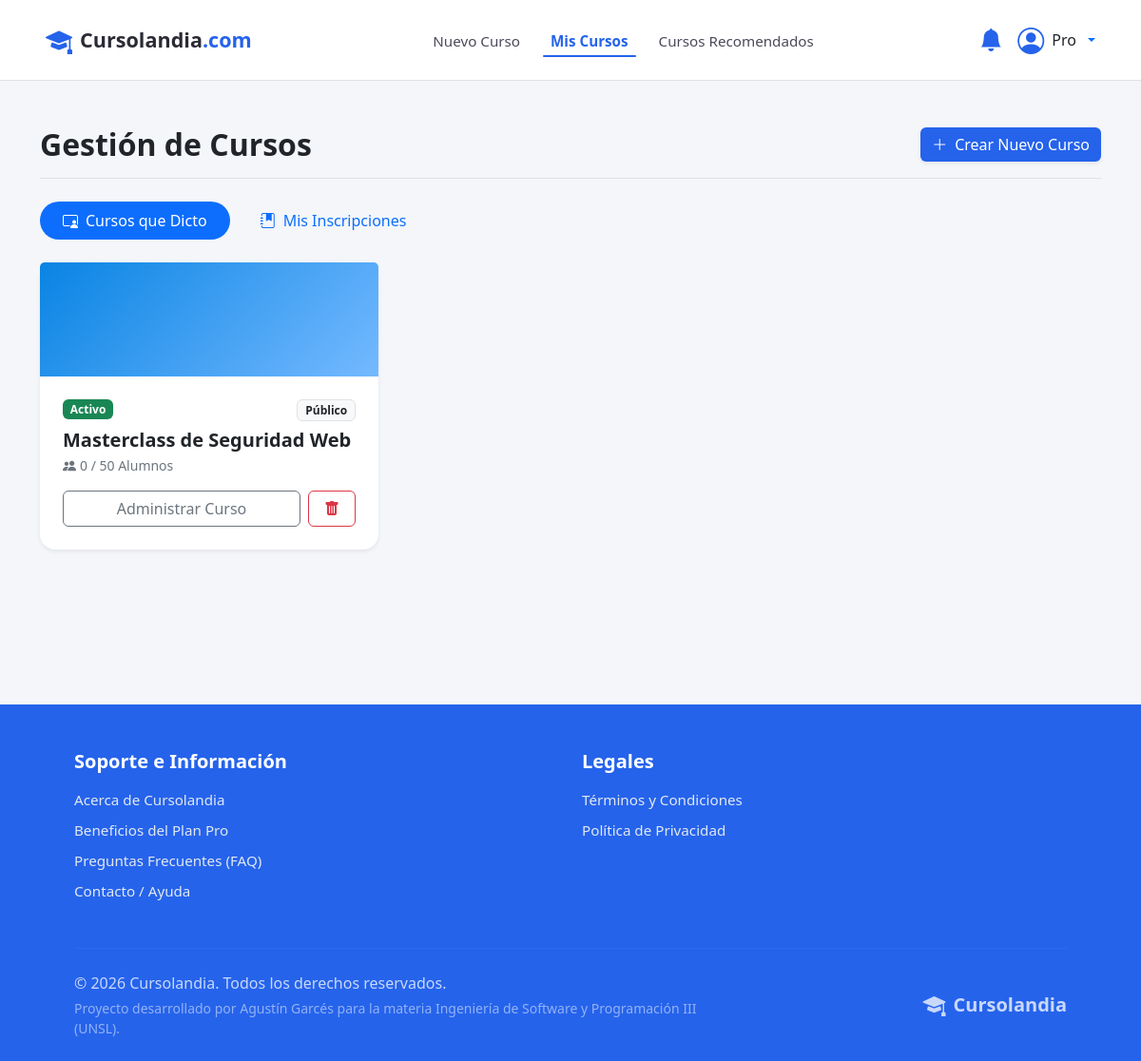
The page /php/misCursos.php (signed in) on the database its author committed.
### tables this page shows
CREATE TABLE cursos (
    id_curso INT AUTO_INCREMENT PRIMARY KEY,
    id_creador INT NOT NULL,
    titulo VARCHAR(100) NOT NULL,
    descripcion TEXT NOT NULL,
    es_publico BOOLEAN DEFAULT TRUE NOT NULL,
    es_pago BOOLEAN DEFAULT FALSE NOT NULL,
    costo DECIMAL(10,2) DEFAULT 0.00,
    imagen VARCHAR(255) NULL,
    cupo INT NULL,
    fecha_inicio DATE NOT NULL,
    fecha_fin DATE NOT NULL,
    activo BOOLEAN DEFAULT TRUE NOT NULL,
    programado BOOLEAN DEFAULT FALSE NOT NULL,
    fecha_creacion DATETIME DEFAULT CURRENT_TIMESTAMP,
    CONSTRAINT fk_cursos_creador FOREIGN KEY (id_creador) REFERENCES usuarios(id_usuario) ON DELETE RESTRICT,
    CONSTRAINT chk_cursos_titulo CHECK (CHAR_LENGTH(TRIM(titulo)) > 0),
    CONSTRAINT chk_cursos_descripcion CHECK (CHAR_LENGTH(TRIM(descripcion)) > 0),
    CONSTRAINT chk_cursos_fechas CHECK (fecha_fin >= fecha_inicio),
    CONSTRAINT chk_cursos_costo CHECK (costo >= 0),
    CONSTRAINT chk_cursos_cupo CHECK (cupo IS NULL OR cupo > 0),
    CONSTRAINT chk_cursos_pago_costo CHECK (
        (es_pago = 0 AND COALESCE(costo, 0) = 0)
        OR (es_pago = 1 AND COALESCE(costo, 0) > 0)
    )
);

### php/misCursos.php (the view, shortened to what this page needs)
<?php
    $idUsuario = (int)$_SESSION['id_usuario'];
    require_once 'header.php';
?>
    <main class="container my-5" style="min-height: 70vh;">
        <div class="d-flex flex-column flex-sm-row justify-content-between align-items-sm-center mb-4 pb-3 border-bottom gap-3">
            <h2 class="fw-bold text-dark mb-0">Gestión de Cursos</h2>
            <a href="nuevoCurso.php" class="btn btn-purple fw-medium shadow-sm text-white">
                <i class="bi bi-plus-lg me-2"></i>Crear Nuevo Curso
            </a>
        </div>
        <ul class="nav nav-pills custom-pills mb-4 gap-2" id="misCursosTab" role="tablist">
            <li class="nav-item" role="presentation">
                <button class="nav-link active rounded-pill px-4 fw-medium" id="dictados-tab" data-bs-toggle="tab" data-bs-target="#dictados" type="button" role="tab">
                    <i class="bi bi-person-video3 me-2"></i>Cursos que Dicto
                </button>
            </li>
            <li class="nav-item" role="presentation">
                <button class="nav-link rounded-pill px-4 fw-medium" id="inscriptos-tab" data-bs-toggle="tab" data-bs-target="#inscriptos" type="button" role="tab">
                    <i class="bi bi-journal-bookmark-fill me-2"></i>Mis Inscripciones
                </button>
            </li>
        </ul>
        <div class="tab-content" id="misCursosTabContent">
            <div class="tab-pane fade show active" id="dictados" role="tabpanel" tabindex="0">
                <div class="row row-cols-1 row-cols-md-2 row-cols-lg-3 g-4">
                    <?php
                    $sqlMostrar = "
                    SELECT c.*,
                           (SELECT COUNT(*) FROM inscripciones i WHERE i.id_curso = c.id_curso AND i.estado = 'aceptada') as total_alumnos
                    FROM cursos c
                    WHERE c.id_creador = '$idUsuario'
                    ORDER BY c.fecha_creacion DESC
                    ";
                    $resultado = mysqli_query($conexion, $sqlMostrar);
                    if(mysqli_num_rows($resultado) > 0){
                        while($curso = mysqli_fetch_array($resultado)){
                            $es_prog = ($curso['activo'] == 0 && !empty($curso['programado']) && $curso['programado'] == 1);
                            $privacidad = ($curso['es_publico'] == 1) ? "Público" : "Privado";
                            $cupoTexto = $curso['cupo'] ? $curso['cupo'] : 'Sin límite';
                            $tiene_img = (!empty($curso['imagen']) && file_exists('../uploads/cursos/' . $curso['imagen']));
                            if ($tiene_img) {
                                $portada_html = '<div class="card-img-top rounded-top-4 overflow-hidden" style="height: 120px;">
                                                    <img src="../uploads/cursos/' . htmlspecialchars($curso['imagen']) . '" alt="' . htmlspecialchars($curso['titulo']) . '" class="w-100 h-100" style="object-fit: cover;">
                                                 </div>';
                            } elseif ($curso['activo'] == 1 || $es_prog) {
                                $clase_grad = 'curso-gradiente-' . (($curso['id_curso'] % 5) + 1);
                                $portada_html = '<div class="card-img-top rounded-top-4 ' . $clase_grad . '" style="height: 120px;"></div>';
                            } else {
                                $portada_html = '<div class="card-img-top rounded-top-4" style="height: 120px; background: linear-gradient(45deg, #6c757d, #adb5bd);"></div>';
                            }
                            if ($curso['activo'] == 1) {
                                $estado_texto = 'Activo';
                                $badge_estado = 'bg-success';
                                $texto_boton = 'Administrar Curso';
                            } elseif ($es_prog) {
                                $estado_texto = 'Inicia ' . date("d/m/Y", strtotime($curso['fecha_inicio']));
                                $badge_estado = 'bg-info text-dark';
                                $texto_boton = 'Administrar Curso';
                            } else {
                                $estado_texto = 'Borrador';
                                $badge_estado = 'bg-secondary';
                                $texto_boton = 'Editar Borrador';
                            }
                            echo '<div class="col">
                                <div class="card h-100 border-0 shadow-sm rounded-4 curso-card-hover">
                                    ' . $portada_html . '
                                    <div class="card-body p-4 d-flex flex-column">
                                        <div class="d-flex justify-content-between align-items-start mb-2">
                                            <span class="badge ' . $badge_estado . '">' . $estado_texto .'</span>
                                            <span class="badge bg-light text-dark border">' . $privacidad .'</span>
                                        </div>
                                        <h5 class="fw-bold text-dark mb-1">'. htmlspecialchars($curso['titulo']) .'</h5>
                                        <p class="text-muted small mb-3"><i class="bi bi-people-fill me-1"></i>'. $curso['total_alumnos'] .' / '. $cupoTexto .' Alumnos</p>
                                        <div class="mt-auto d-flex gap-2">
                                            <a href="editarCurso.php?id='. $curso['id_curso'] .'" class="btn btn-outline-secondary w-100 fw-medium">' . $texto_boton . '</a>
                                            <button type="button" class="btn btn-outline-danger px-3" data-bs-toggle="modal" data-bs-target="#modalBorrarCurso" data-idcurso="'. $curso['id_curso'] .'" data-titulocurso="'. htmlspecialchars($curso['titulo'], ENT_QUOTES) .'" title="Eliminar Curso">
                                                <i class="bi bi-trash-fill"></i>
                                            </button>
                                        </div>
                                    </div>
                                </div>
                            </div>';
                        }
                    }else{
                        echo '<div class="col-12 text-center p-5 bg-light rounded-4 border border-dashed w-100">
                                    <i class="bi bi-journal-x display-1 text-muted mb-3"></i>
                                    <h5 class="fw-bold text-dark">Aún no has creado cursos</h5>
                                </div>';
                    }
                    ?>
                </div>
            </div>
        </div>
    </main>
<?php require_once 'footer.php'; ?>

### css/estilos.css (style rules this page uses)
:root { --PRIMARY: #2563eb; --SECONDARY: #1d4ed8; --TERCIARY: #93c5fd; --BORDENAV: #e2e8f0; --WHITE: #ffffff; --BG-GENERAL: #f4f6f9; }
body { display: flex; flex-direction: column; min-height: 100vh; background-color: var(--BG-GENERAL); }
.btn-purple { background-color: var(--PRIMARY); border: none; transition: background-color 0.2s ease; }
.curso-gradiente-2, .curso-grad-2 { background: linear-gradient(135deg, #0984e3, #74b9ff); }

### rows shown on the page
cursos: activo "Activo", es_publico "Público", titulo "Masterclass de Seguridad Web", total_alumnos "0", cupo "50", activo "Administrar Curso"

### other values the page prints
$_SESSION['nombre'] "Pro"
